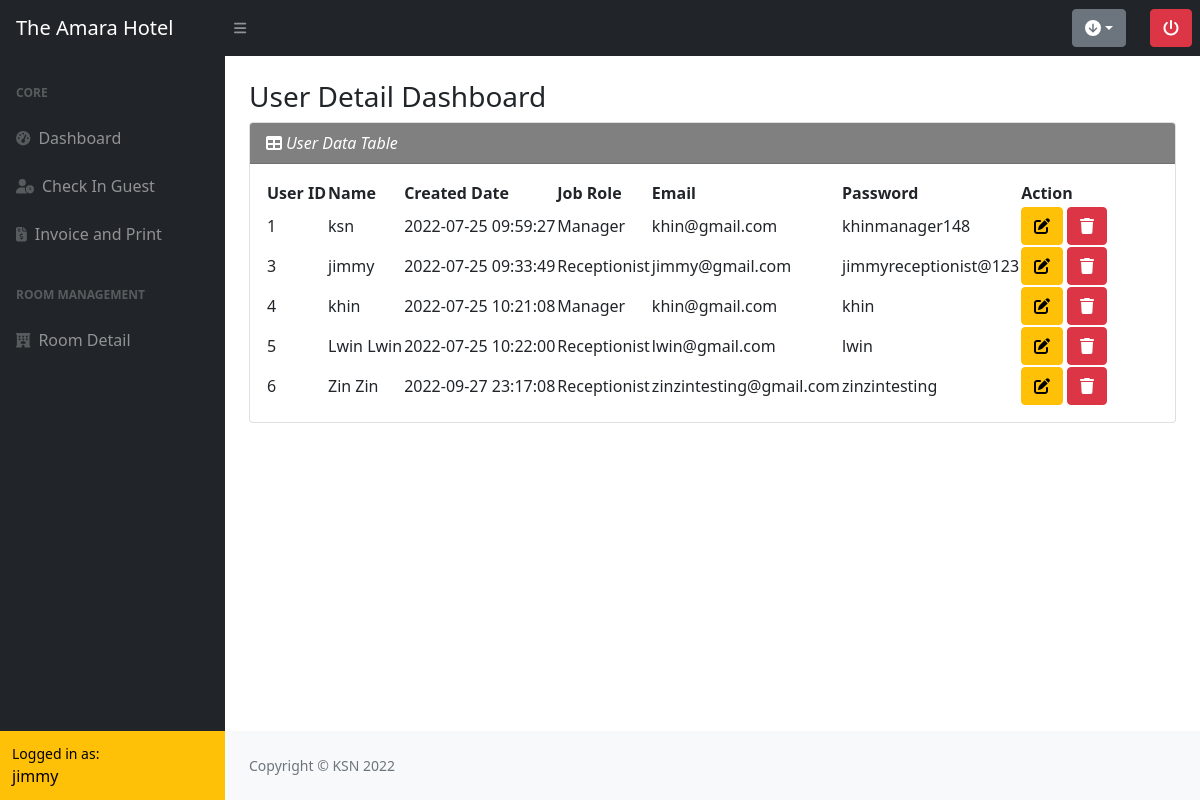
Screenshot of /user_detail.php (signed in) with the database file from the repository.
### tables this page shows
CREATE TABLE `user` (
  `user_id` int(15) NOT NULL,
  `username` varchar(20) NOT NULL,
  `email` varchar(100) NOT NULL,
  `password` varchar(100) NOT NULL,
  `role` varchar(20) NOT NULL,
  `created_date` datetime NOT NULL
);

### user_detail.php (the view, shortened to what this page needs)
<!DOCTYPE html>
<html lang="en">
<head>
    <?php include("cdn.php"); include("db.php"); ?>
</head>
<body class="sb-nav-fixed">
    <?php include("nav.php"); ?>
    <div id="layoutSidenav">
    <?php include("sidebar.php"); ?>
        <div id="layoutSidenav_content">
        <main>
        <div class="container-fluid px-4">
            <h3 class="mt-4">User Detail Dashboard</h3>
            <div class="card mb-4">
                <div class="card-header" style="background-color: grey;">
                    <span style="color: white; font-style: italic;" ><i class="fas fa-table me-1"></i>User Data Table</span>
                </div>
                <div class="card-body">
                <table id="datatablesSimple"  class="cell-border">
                    <thead>
                        <th>User ID</th>
                        <th>Name</th>
                        <th>Created Date</th>
                        <th>Job Role</th>
                        <th>Email</th>
                        <th>Password</th>
                        <th>Action</th>
                    </thead>
                    <tbody>
                    <?php
                            $sql="SELECT * FROM user";
                            $query=mysqli_query($connect,$sql);
                            while ($row=mysqli_fetch_assoc($query))
                     { ?>
                        <tr>
                            <td><?php echo $row['user_id']; ?></td>
                            <td><?php echo $row['username']; ?></td>
                            <td><?php echo $row['created_date']; ?></td>
                            <td><?php echo $row['role']; ?></td>
                            <td><?php echo $row['email']; ?></td>
                            <td><?php echo $row['password']; ?></td>
                            <td class="text-nowrap">
                                <a class="btn btn-warning btn-xs userbtn" data-bs-toggle="modal" data-bs-target="#userForm_modal"
                                user_id="<?php echo $row['user_id']; ?>"
                                username="<?php echo $row['username']; ?>"
                                role="<?php echo $row['role']; ?>"
                                email="<?php echo $row['email']; ?>"
                                password="<?php echo $row['password']; ?>"
                                ><i class="fa-solid fa-pen-to-square"></i></a>
                                <a class="btn btn-danger btn-xs" href="function/user_delete.php?udelete=<?php echo $row['user_id']; ?>"><i class="fa-solid fa-trash"></i></a>
                            </td>
                        </tr>
                    <?php } ?>
                    </tbody>
                </table>
                </div>
            </div>
        </div>
        </main>
            <footer class="py-4 bg-light mt-auto">
                <div class="container-fluid px-4">
                    <div class="d-flex align-items-center justify-content-between small">
                        <div class="text-muted">Copyright &copy; KSN 2022</div>
                    </div>
                </div>
            </footer>
        </div>
        </div>
</body>
</html>

### sidebar.php (shortened to what this page needs)
<div id="layoutSidenav_nav">
    <nav class="sb-sidenav accordion sb-sidenav-dark" id="sidenavAccordion">
        <div class="sb-sidenav-menu">
            <div class="nav">
            <div class="sb-sidenav-menu-heading">Core</div>
                <a class="nav-link" href="reservation_dashboard.php">
                    <div class="sb-nav-link-icon"><i class="fas fa-tachometer-alt"></i></div>Dashboard
                </a>
                <a class="nav-link" href="current_guest.php">
                    <div class="sb-nav-link-icon"><i class="fa-solid fa-user-clock"></i></div>Check In Guest
                </a>
                <a class="nav-link" href="invoice_detail.php">
                    <div class="sb-nav-link-icon"><i class="fa-solid fa-file-invoice-dollar"></i></div>Invoice and Print
                </a>
                <div class="sb-sidenav-menu-heading">Room Management</div>
                    <a class="nav-link" href="room_detail.php">
                        <div class="sb-nav-link-icon"><i class="fa-solid fa-hotel"></i></div>Room Detail
                    </a>
                </div>
            </div>
            <div class="sb-sidenav-footer bg-warning text-black">
                <div class="small">Logged in as:</div><?php echo $user['username']; ?>
            </div>
    </nav>
</div>

### rows the page displays
user: username "jimmy", user_id "3", created_date "2022-07-25 09:33:49", role "Receptionist", email "jimmy@gmail.com", password "jimmyreceptionist@123"
user: user_id "1", username "ksn", created_date "2022-07-25 09:59:27", role "Manager", email "khin@gmail.com", password "khinmanager148"
user: user_id "4", username "khin", created_date "2022-07-25 10:21:08", role "Manager", email "khin@gmail.com", password "khin"
user: user_id "5", username "Lwin Lwin", created_date "2022-07-25 10:22:00", role "Receptionist", email "lwin@gmail.com", password "lwin"
user: user_id "6", username "Zin Zin", created_date "2022-09-27 23:17:08", role "Receptionist", email "zinzintesting@gmail.com", password "zinzintesting"
